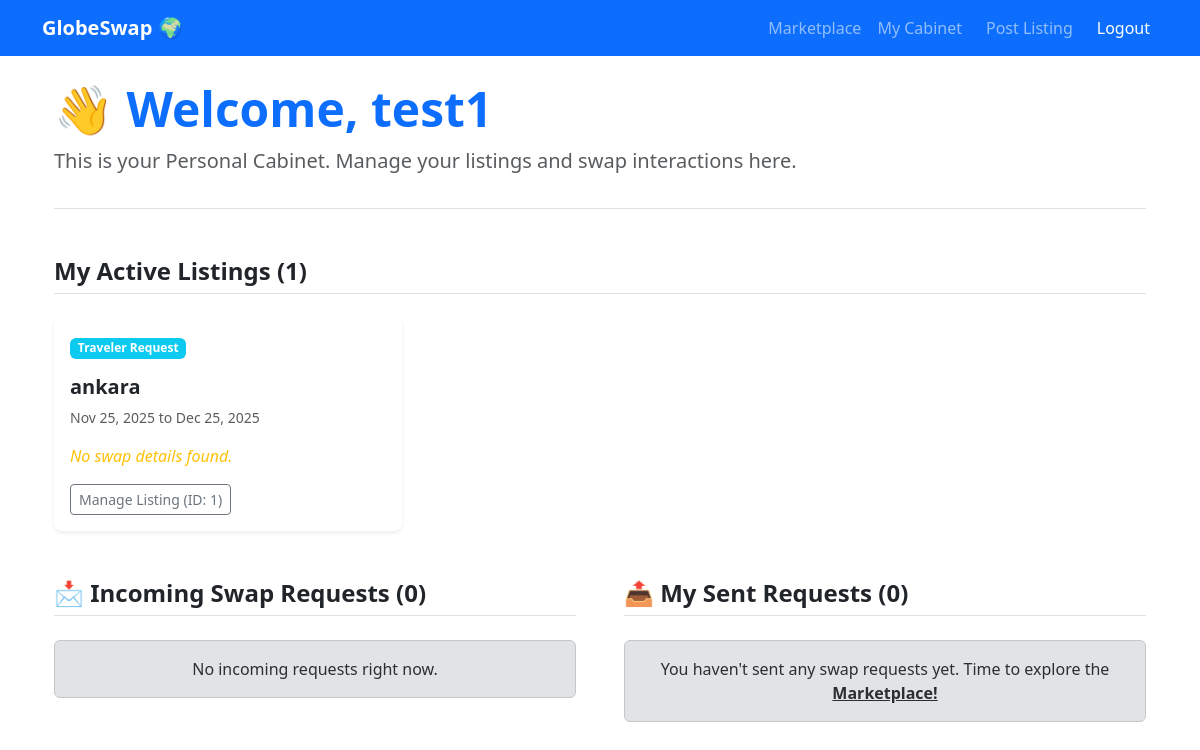
The page /dashboard (signed in) on the database its author committed.
### app.py (models this page shows, shortened)
class User(db.Model, UserMixin):
    __tablename__ = "user"
    id = db.Column(db.Integer, primary_key=True)
    username = db.Column(db.String(80), unique=True, nullable=False)
    email = db.Column(db.String(120), unique=True, nullable=False)
    password_hash = db.Column(db.String(128))
    created_at = db.Column(db.DateTime, default=datetime.utcnow)
    trips = db.relationship("Trip", backref="user", cascade="all, delete-orphan")
    skillswaps = db.relationship("SkillSwap", backref="user", cascade="all, delete-orphan")
    sent_interactions = db.relationship("Interaction", foreign_keys='Interaction.sender_id', backref="sender", lazy='dynamic', cascade="all, delete-orphan")
    received_interactions = db.relationship("Interaction", foreign_keys='Interaction.recipient_id', backref="recipient", lazy='dynamic', cascade="all, delete-orphan")

class Trip(db.Model):
    __tablename__ = "trip"
    id = db.Column(db.Integer, primary_key=True)
    destination = db.Column(db.String(120), nullable=False)
    start_date = db.Column(db.Date, nullable=False)
    end_date = db.Column(db.Date, nullable=False)
    created_at = db.Column(db.DateTime, default=datetime.utcnow)
    is_accommodation_offer = db.Column(db.Boolean, default=False, nullable=False)
    user_id = db.Column(db.Integer, db.ForeignKey("user.id"), nullable=False)
    interactions = db.relationship("Interaction", backref="trip", lazy='dynamic', cascade="all, delete-orphan")
    skillswap = db.relationship("SkillSwap", backref="trip", uselist=False, cascade="all, delete-orphan")

### app.py (the view)
@app.route("/dashboard")
@login_required
def dashboard():
    user_trips = Trip.query.filter_by(user_id=current_user.id).order_by(Trip.created_at.desc()).all()
    received_interactions = Interaction.query.filter_by(recipient_id=current_user.id).order_by(Interaction.created_at.desc()).all()
    sent_interactions = Interaction.query.filter_by(sender_id=current_user.id).order_by(Interaction.created_at.desc()).all()
    return render_template(
        "dashboard.html",
        trips=user_trips,
        received_interactions=received_interactions,
        sent_interactions=sent_interactions
    )

### app.py (called while the page is built)
@login_manager.user_loader
def load_user(user_id):
    return db.session.get(User, int(user_id))

### templates/dashboard.html (shortened to what this page needs)
{% extends "base.html" %}
{% block content %}
<div class="container mt-4">
    <header class="mb-5 border-bottom pb-3">
        <h1 class="display-5 fw-bold text-primary">👋 Welcome, {{ current_user.username }}</h1>
        <p class="lead text-muted">This is your Personal Cabinet. Manage your listings and swap interactions here.</p>
    </header>
    <section class="mb-5">
        <h2 class="fs-4 fw-bold text-dark mb-4 border-bottom pb-2">My Active Listings ({{ trips|length }})</h2>
        <div class="row g-4">
            {% for trip in trips %}
            <div class="col-md-6 col-lg-4">
                <div class="card shadow-sm h-100 border-0 rounded-3 hover-shadow">
                    <div class="card-body">
                        <span class="badge mb-3
                            {% if trip.is_accommodation_offer %}bg-success{% else %}bg-info{% endif %}">
                            {{ 'Accommodation Offer' if trip.is_accommodation_offer else 'Traveler Request' }}
                        </span>
                        <h3 class="card-title h5 fw-bold text-dark mb-2">{{ trip.destination }}</h3>
                        <p class="card-text text-muted small mb-3">
                            {{ trip.start_date.strftime('%b %d, %Y') }} to {{ trip.end_date.strftime('%b %d, %Y') }}
                        </p>
                        {% set found_swap = false %}
                        {% if not found_swap %}
                            <p class="text-sm text-warning fst-italic">No swap details found.</p>
                        {% endif %}
                        <div class="mt-3">
                            <a href="#" class="btn btn-sm btn-outline-secondary">Manage Listing (ID: {{ trip.id }})</a>
                        </div>
                    </div>
                </div>
            </div>
            {% else %}
            <div class="col-12">
                <div class="alert alert-info text-center" role="alert">
                    You have no active listings. <a href="{{ url_for('create_listing') }}" class="alert-link">Post one now!</a>
                </div>
            </div>
            {% endfor %}
        </div>
    </section>
    <section class="row g-5">
        <div class="col-lg-6">
            <h2 class="fs-4 fw-bold text-dark mb-4 border-bottom pb-2">📩 Incoming Swap Requests ({{ received_interactions|length }})</h2>
            <div class="list-group space-y-3">
                {% for interaction in received_interactions %}
                <div class="card shadow-sm border-0 rounded-3">
                    <div class="card-body p-4">
                        <div class="d-flex justify-content-between align-items-start mb-2">
                            <h4 class="h6 fw-bold mb-0">Request for: <span class="text-primary">{{ interaction.trip.destination }}</span></h4>
                            <span class="badge text-uppercase
                                {% if interaction.status == 'Pending' %}bg-warning text-dark{% elif interaction.status == 'Accepted' %}bg-success{% else %}bg-danger{% endif %}">
                                {{ interaction.status }}
                            </span>
                        </div>
                        <p class="text-sm text-muted mb-2">From: <strong class="text-dark">{{ interaction.sender.username }}</strong> on {{ interaction.created_at.strftime('%b %d, %Y') }}</p>
                        <p class="text-dark border-start border-3 border-primary ps-3 fst-italic small">"{{ interaction.message }}"</p>
                        {% if interaction.status == 'Pending' %}
                        <div class="mt-3 d-flex gap-2">
                            <a href="{{ url_for('update_interaction_status', interaction_id=interaction.id, new_status='Accepted') }}"
                               class="btn btn-sm btn-success fw-semibold">
                                Accept
                            </a>
                            <a href="{{ url_for('update_interaction_status', interaction_id=interaction.id, new_status='Rejected') }}"
                               class="btn btn-sm btn-danger fw-semibold">
                                Reject
                            </a>
                        </div>
                        {% endif %}
                    </div>
                </div>
                {% else %}
                <div class="alert alert-secondary text-center" role="alert">
                    No incoming requests right now.
                </div>
                {% endfor %}
            </div>
        </div>
        <div class="col-lg-6">
            <h2 class="fs-4 fw-bold text-dark mb-4 border-bottom pb-2">📤 My Sent Requests ({{ sent_interactions|length }})</h2>
            <div class="list-group space-y-3">
                {% for interaction in sent_interactions %}
                <div class="card shadow-sm border-0 rounded-3">
                    <div class="card-body p-4">
                        <div class="d-flex justify-content-between align-items-start mb-2">
                            <h4 class="h6 fw-bold mb-0">Request for: <span class="text-primary">{{ interaction.trip.destination }}</span></h4>
                            <span class="badge text-uppercase
                                {% if interaction.status == 'Pending' %}bg-warning text-dark{% elif interaction.status == 'Accepted' %}bg-success{% else %}bg-danger{% endif %}">
                                {{ interaction.status }}
                            </span>
                        </div>
                        <p class="text-sm text-muted mb-2">Sent to: <strong class="text-dark">{{ interaction.recipient.username }}</strong> on {{ interaction.created_at.strftime('%b %d, %Y') }}</p>
                        <p class="text-dark border-start border-3 border-primary ps-3 fst-italic small">"{{ interaction.message }}"</p>
                        {% if interaction.status == 'Accepted' %}
                            <div class="alert alert-success mt-3 p-2 small fw-semibold">
                                Success! The host has accepted your request.
                            </div>
                        {% elif interaction.status == 'Pending' %}
                            <div class="alert alert-warning mt-3 p-2 small fw-semibold">
                                Awaiting host response. Check back soon!
                            </div>
                        {% endif %}
                    </div>
                </div>
                {% else %}
                <div class="alert alert-secondary text-center" role="alert">
                    You haven't sent any swap requests yet. Time to explore the <a href="{{ url_for('trips') }}" class="alert-link">Marketplace!</a>
                </div>
                {% endfor %}
            </div>
        </div>
    </section>
</div>
{% endblock %}

### rows shown on the page
User: username "test1"
Trip: is_accommodation_offer "Traveler Request", destination "ankara", start_date "Nov 25, 2025", end_date "Dec 25, 2025", id "1"

### other values the page prints
{{ trips|length }} "1"
{{ received_interactions|length }} "0"
{{ sent_interactions|length }} "0"
